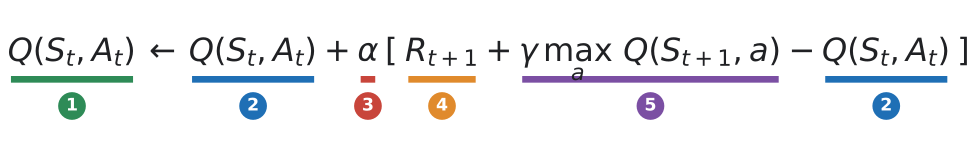

Source code (Python):
"""Q-learning update with its parts underlined and numbered (redrawn from the HF Deep RL course)."""

import matplotlib.pyplot as plt

from mlrecall.figstyle import BLUE, GREEN, ORANGE, PURPLE, RED, equation_parts, save

fig, ax = plt.subplots(figsize=(11, 1.9))
equation_parts(
    ax,
    [
        (r"Q(S_t, A_t)", GREEN),
        (r"\leftarrow", None),
        (r"Q(S_t, A_t)", BLUE),
        (r"+", None),
        (r"\alpha", RED),
        (r"[", None),
        (r"R_{t+1}", ORANGE),
        (r"+", None),
        (r"\gamma\, \max_{a}\, Q(S_{t+1}, a)", PURPLE),
        (r"-", None),
        (r"Q(S_t, A_t)", BLUE, "2"),
        (r"]", None),
    ],
    fontsize=24,
)
save(fig, __file__)
